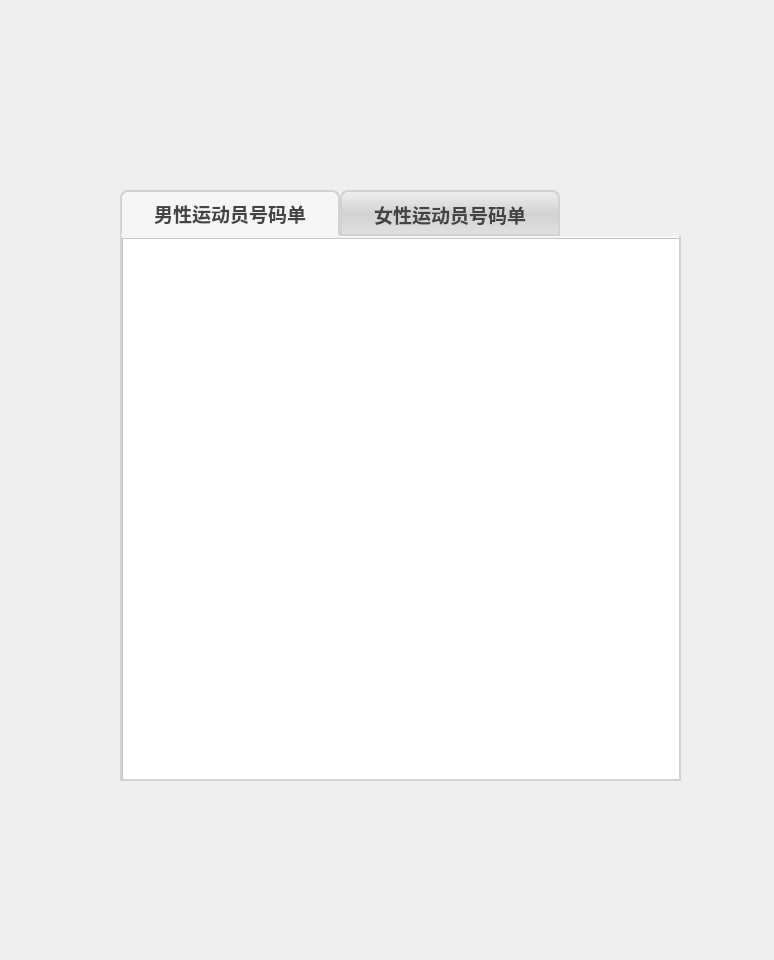
<?xml version="1.0" encoding="UTF-8"?>
<ui version="4.0">
 <class>ListDialog</class>
 <widget class="QDialog" name="ListDialog">
  <property name="geometry">
   <rect>
    <x>0</x>
    <y>0</y>
    <width>774</width>
    <height>960</height>
   </rect>
  </property>
  <property name="windowTitle">
   <string>运动员号码单</string>
  </property>
  <property name="styleSheet">
   <string notr="true">QDialog
{
	background-image: url(:/images/ListTable.png);
background-repeat: no-repeat;  /* 防止图片重复 */
}
</string>
  </property>
  <widget class="QTabWidget" name="tabWidget">
   <property name="geometry">
    <rect>
     <x>120</x>
     <y>190</y>
     <width>561</width>
     <height>591</height>
    </rect>
   </property>
   <property name="font">
    <font>
     <family>微软雅黑</family>
     <pointsize>14</pointsize>
     <bold>true</bold>
    </font>
   </property>
   <property name="styleSheet">
    <string notr="true">QTabWidget::pane{

	border: 2px solid rgb(210, 210, 210);
	background:rgb(246, 246, 246);
	border-top-color:transparent;
}
QTabWidget::tab-bar{

	background:rgb(0, 0, 0);
	subcontrol-position:left;
}
QTabBar::tab{
	color: rgb(68, 68, 68);
	width:216px;/*宽度根据实际需要进行调整*/
	height:42px;
	background:rgb(210, 210, 210);
	border: 2px  solid rgb(210, 210, 210);
	border-top-left-radius: 8px;
	border-top-right-radius: 8px;
}
QTabBar::tab:selected{	
	background:rgb(246, 246, 246);
	border-bottom-color:rgb(246, 246, 246);
}
QTabBar::tab:!selected{
	background:qlineargradient(spread:pad, x1:0, y1:0, x2:0, y2:1, stop:0 rgba(240, 240, 240, 255), stop:0.5 rgba(210, 210, 210, 255), stop:1 rgba(225, 225, 225, 255));
}


 </string>
   </property>
   <property name="currentIndex">
    <number>0</number>
   </property>
   <widget class="QWidget" name="tab_man">
    <attribute name="title">
     <string>男性运动员号码单</string>
    </attribute>
    <widget class="QTableView" name="tableView_man">
     <property name="geometry">
      <rect>
       <x>0</x>
       <y>0</y>
       <width>561</width>
       <height>551</height>
      </rect>
     </property>
     <property name="font">
      <font>
       <family>微软雅黑</family>
       <pointsize>12</pointsize>
      </font>
     </property>
     <property name="styleSheet">
      <string notr="true">color: rgb(68, 68, 68);
background-color: rgb(255, 255, 255);</string>
     </property>
    </widget>
   </widget>
   <widget class="QWidget" name="tab_woman">
    <attribute name="title">
     <string>女性运动员号码单</string>
    </attribute>
    <widget class="QTableView" name="tableView_woman">
     <property name="geometry">
      <rect>
       <x>0</x>
       <y>0</y>
       <width>561</width>
       <height>551</height>
      </rect>
     </property>
     <property name="font">
      <font>
       <family>微软雅黑</family>
       <pointsize>12</pointsize>
      </font>
     </property>
     <property name="styleSheet">
      <string notr="true">color: rgb(68, 68, 68);
background-color: rgb(255, 255, 255);</string>
     </property>
    </widget>
   </widget>
  </widget>
 </widget>
 <resources/>
 <connections/>
</ui>
